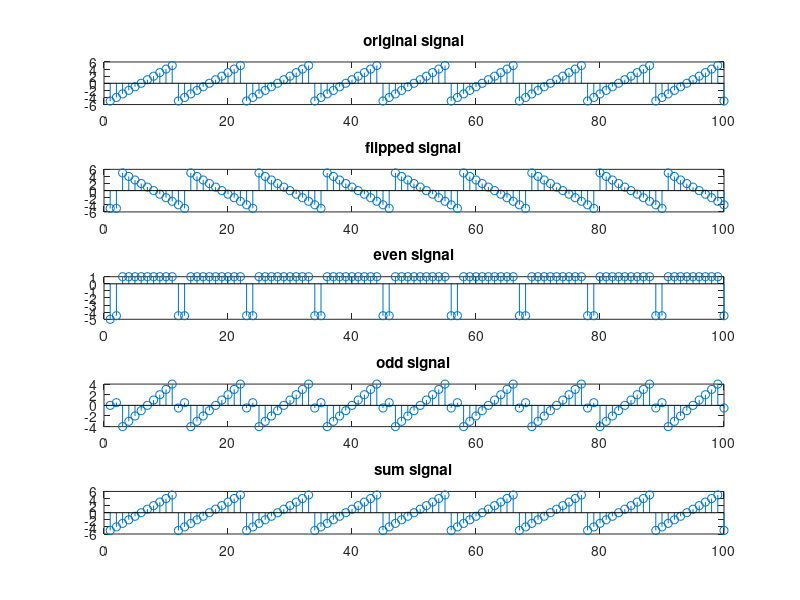

Write MATLAB code to recreate this figure.
%even odd;
N=100;
n=0:N-1;
x=mod(n,11)-5;

x_flip=zeros([1,N]);
for i=0,N-1
    x_flip(n+1)=x(mod(-n,N)+1);
end

e=0.5*(x+x_flip);
o=0.5*(x-x_flip);
sum=e+o;

figure;
subplot(5,1,1);
stem(x);
title('original signal');
subplot(5,1,2);
stem(x_flip);
title('flipped signal');
subplot(5,1,3);
stem(e);
title('even signal');
subplot(5,1,4);
stem(o);
title('odd signal');
subplot(5,1,5);
stem(sum);
title('sum signal');